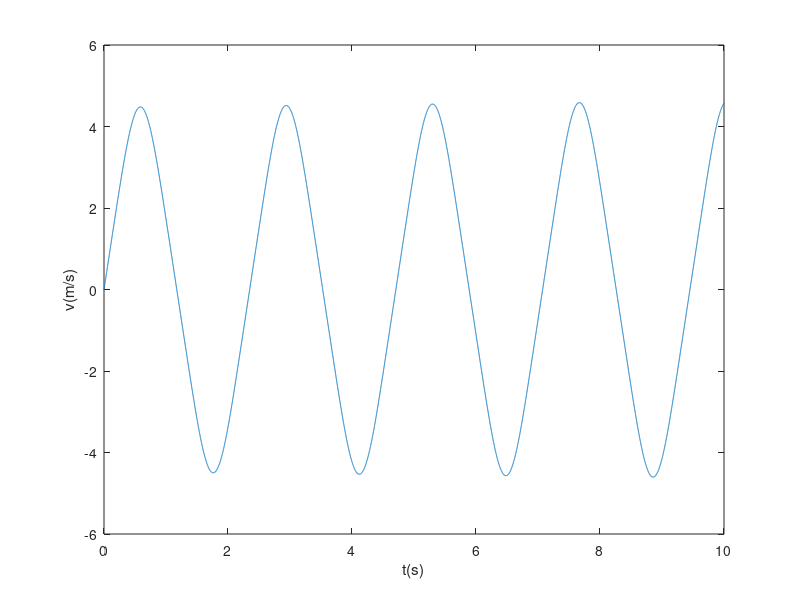
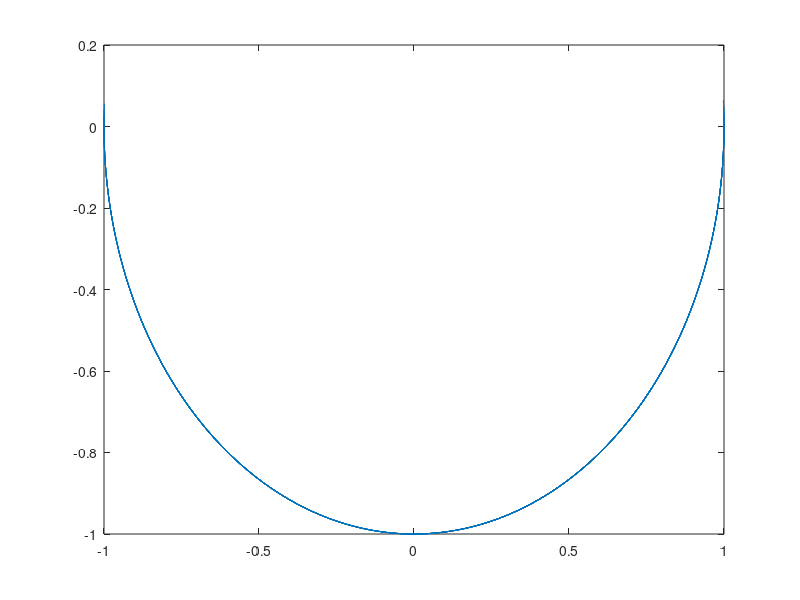

Write the MATLAB code that produced these figures, in order.
%摆角大时不满足单摆运动规律，但可以通过其物理性质来描述
%theta也是有方向的
%因为要画轨迹，所以要建立坐标系
clear;
clc;
k=1;g=10;v(1)=0;theta(1)=pi/2;L=1;dt=0.001;
for t=0:dt:10
    v(k+1)=v(k)+(g*sin(theta(k)))*dt;
    theta(k+1)=theta(k)-v(k)*dt/L;%后一项即dθ
    k=k+1;
end
t=0:dt:10;%因为for语句中t不再是向量，而只是一个数了，所以要再写一遍
figure(1);
plot(t,v(1:length(t)));xlabel('t(s)');ylabel('v(m/s)');
figure(2);
plot(sin(theta),-cos(theta));